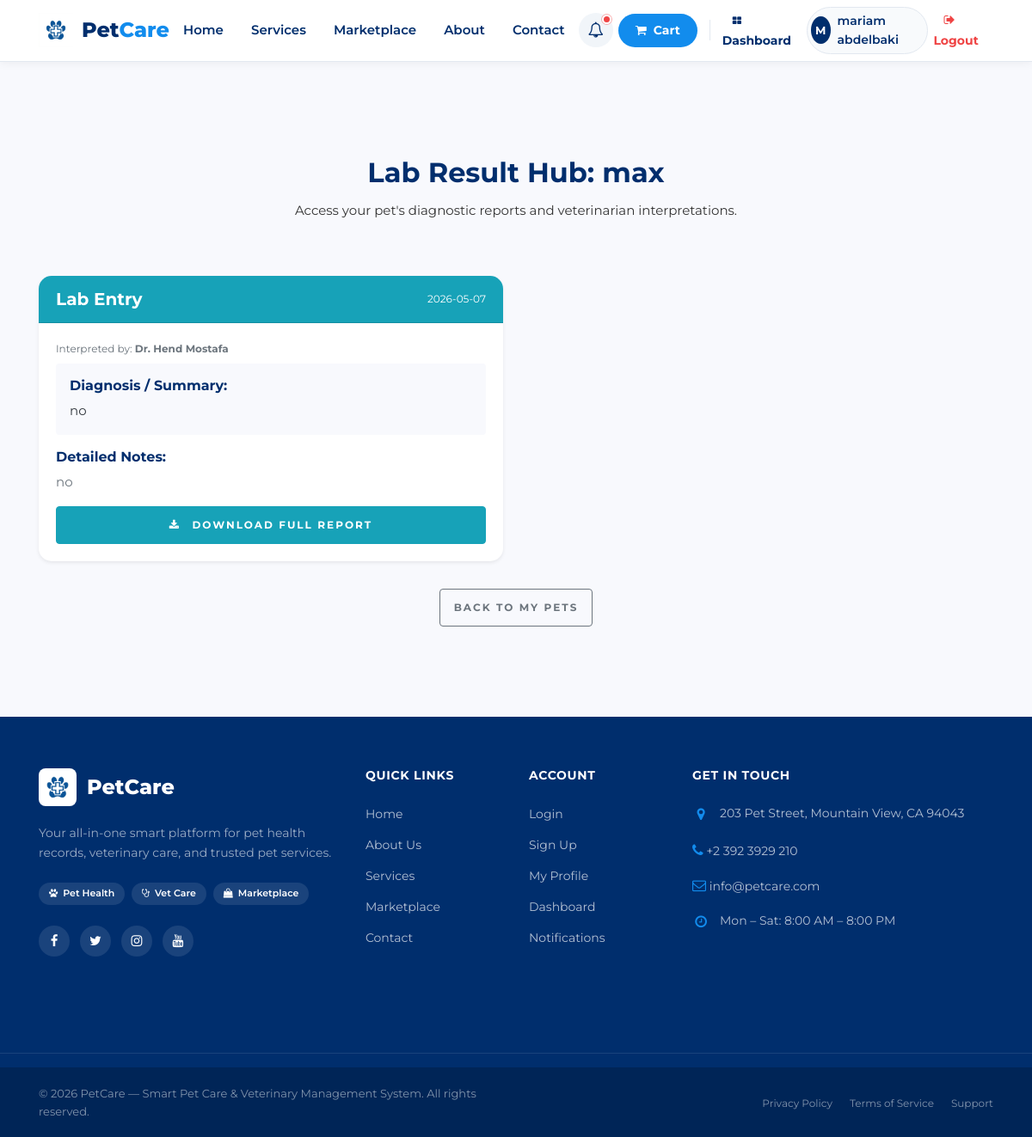
The app's page /petowner/labResults/8 (signed in) with its own data.
### tables this page shows
CREATE TABLE `pet` (
  `PetID` int(11) NOT NULL,
  `OwnerID` int(11) NOT NULL,
  `PetName` varchar(150) DEFAULT NULL,
  `Species` varchar(100) NOT NULL,
  `Age` int(11) DEFAULT NULL,
  `Gender` enum('Male','Female') DEFAULT NULL,
  `Weight` decimal(5,2) DEFAULT NULL,
  `Allergies` text DEFAULT NULL,
  `HandlingInstructions` text DEFAULT NULL,
  `BehaviorNotes` text DEFAULT NULL,
  `passport_ready` tinyint(1) DEFAULT 0
);

CREATE TABLE `medicalrecord` (
  `RecordID` int(11) NOT NULL,
  `PetID` int(11) NOT NULL,
  `VetID` int(11) DEFAULT NULL,
  `Diagnosis` text DEFAULT NULL,
  `RecordDate` date DEFAULT NULL,
  `Behavior` varchar(255) DEFAULT NULL,
  `LabNotes` text DEFAULT NULL,
  `LabFile` varchar(255) DEFAULT NULL
);

CREATE TABLE `veterinarian` (
  `VetID` int(11) NOT NULL,
  `Name` varchar(100) DEFAULT NULL,
  `Specialization` varchar(100) DEFAULT NULL,
  `LicenseNumber` varchar(50) NOT NULL
);

### App/Controllers/PetOwnerController.php (called while the page is built, shortened)
<?php
class PetOwnerController extends Controller
{
    private function verifyPetOwnership($petId, $redirectTo = 'petowner/pets')
    {
        $petModel = new Pet();
        $pet = $petModel->getPetById($petId);
        return $pet;
    }
    public function labResults($petId)
    {
        $pet = $this->verifyPetOwnership($petId);
        $medical = new MedicalRecord();
        $data['labResults'] = $medical->getLabResultsByPet($petId);
        $data['pet'] = $pet;
        $this->view('PetOwner/lab_results', $data);
    }
}

### App/Core/App.php (called while the page is built, shortened)
<?php
class App
{
    private $method     = 'index';
    public function splitUrl()
    {
        $url = $_GET['url'] ?? 'home';
        $url = rtrim($url, '/');
        $url = explode('/', $url);
        return $url;
    }
    public function run()
    {
        $url = $this->splitUrl();
        $controller = new $this->controller;
        if (! empty($url[1])) {
            if (method_exists($controller, $url[1])) {
                $this->method = $url[1];
            } else {
                require_once __DIR__ . '/../Controllers/Error404Controller.php';
                $this->controller = 'Error404Controller';
                $controller = new $this->controller;
                $this->method = 'index';
            }
        }
        $params = [];
if (count($url) > 2) {
    $params = array_slice($url, 2);
}
call_user_func_array(
    [$controller, $this->method],
    $params
);
    }
}

### Public/index.php (called while the page is built, shortened)
<?php
require '../App/Core/init.php';
$app = new App;
$app->run();

### App/Core/init.php (called while the page is built, shortened)
<?php
spl_autoload_register(function($classname){
    $paths = [
        "../App/Controllers/",
        "../App/Models/",
        "../App/Core/",
    ];
    foreach($paths as $path){
        $file = $path . $classname . ".php";
    }
});
require 'Database.php';
require 'App.php';

### App/models/Pet.php (called while the page is built, shortened)
<?php
class Pet
{
    public function getPetById($petId)
    {
        $query = "SELECT * FROM Pet WHERE PetID = :PetID";
        $result = $this->query($query, ['PetID' => $petId]);
        if ($result && is_array($result) && count($result) > 0) {
            return $result[0];
        }
        return false;
    }
}

### App/Core/Database.php (called while the page is built)
<?php
trait Database
{
    public function connect()
    {
        $string = "mysql:host=" . DBHOST . ";dbname=" . DBNAME . ";charset=utf8mb4";
        $options = [
            PDO::ATTR_ERRMODE            => PDO::ERRMODE_EXCEPTION,
            PDO::ATTR_DEFAULT_FETCH_MODE => PDO::FETCH_ASSOC,
        ];
        $connection = new PDO($string, DBUSER, DBPASS, $options);
        return $connection;
    }
    public function query($query, $data = [])
    {
        try {
            $stmt  = $this->connect()->prepare($query);
            $check = $stmt->execute($data);
            if ($check) {
                $result = $stmt->fetchAll(PDO::FETCH_ASSOC);
                if (is_array($result) && count($result) > 0) {
                    return $result;
                } else {
                    return $stmt->rowCount() > 0 ? true : false;
                }
            } else {
                return false;
            }
        } catch (PDOException $e) {
            error_log("DB Error: " . $e->getMessage());
            return false;
        }
    }
}

### App/models/MedicalRecord.php (called while the page is built, shortened)
<?php
class MedicalRecord
{
    public function getLabResultsByPet($petId)
    {
        $query = "SELECT mr.*, v.Name as VetName
                  FROM MedicalRecord mr
                  LEFT JOIN veterinarian v ON mr.VetID = v.VetID
                  WHERE mr.PetID = :PetID
                  AND (mr.LabFile IS NOT NULL OR mr.LabNotes IS NOT NULL)
                  ORDER BY mr.RecordDate DESC";
        return $this->query($query, ['PetID' => $petId]);
    }
}

### App/views/PetOwner/lab_results.php (the view, shortened to what this page needs)
<?php require __DIR__ . '/../layouts/header.php'; ?>
<?php require __DIR__ . '/../layouts/navbar.php'; ?>
<section class="ftco-section bg-light">
    <div class="container">
        <div class="row justify-content-center mb-5">
            <div class="col-md-7 text-center">
                <h2>Lab Result Hub: <?= htmlspecialchars($pet['PetName']) ?></h2>
                <p>Access your pet's diagnostic reports and veterinarian interpretations.</p>
            </div>
        </div>
        <div class="row">
            <?php if (!empty($labResults)): ?>
                <?php foreach ($labResults as $lab): ?>
                    <div class="col-md-6 mb-4">
                        <div class="card shadow-sm h-100 border-0" style="border-radius: 15px;">
                            <div class="card-header bg-info text-white d-flex justify-content-between align-items-center" style="border-radius: 15px 15px 0 0;">
                                <h5 class="mb-0 text-white">Lab Entry</h5>
                                <small><?= htmlspecialchars($lab['RecordDate']) ?></small>
                            </div>
                            <div class="card-body">
                                <p class="small text-muted mb-2">Interpreted by: <strong>Dr. <?= htmlspecialchars($lab['VetName']) ?></strong></p>
                                <div class="bg-light p-3 rounded mb-3">
                                    <h6 class="font-weight-bold">Diagnosis / Summary:</h6>
                                    <p class="mb-0 text-dark"><?= nl2br(htmlspecialchars($lab['Diagnosis'])) ?></p>
                                </div>
                                <?php if (!empty($lab['LabNotes'])): ?>
                                    <h6 class="font-weight-bold">Detailed Notes:</h6>
                                    <p class="text-muted"><?= nl2br(htmlspecialchars($lab['LabNotes'])) ?></p>
                                <?php endif; ?>
                                <?php if (!empty($lab['LabFile'])): ?>
                                    <a href="<?= ROOT ?>/uploads/lab_results/<?= $lab['LabFile'] ?>" target="_blank" class="btn btn-block btn-info">
                                        <i class="fa fa-download mr-2"></i> Download Full Report
                                    </a>
                                <?php endif; ?>
                            </div>
                        </div>
                    </div>
                <?php endforeach; ?>
            <?php endif; ?>
        </div>
        <?php if (!empty($labResults)): ?>
            <div class="mt-2 text-center">
                <a href="<?= ROOT ?>/petowner/pets" class="btn btn-outline-secondary">Back to My Pets</a>
            </div>
        <?php endif; ?>
    </div>
</section>
<?php require __DIR__ . '/../layouts/footer.php'; ?>

### Public/assets/CSS/profile.css (style rules this page uses)
:root { --profile-primary: #185FA5; --profile-secondary: #0C447C; --profile-bg: #f8fafc; --profile-white: #ffffff; --profile-border: rgba(0, 0, 0, 0.08); --profile-text: #1e293b; --profile-muted: #64748b; --profile-radius: 16px; --profile-shadow: 0 4px 6px -1px rgba(0, 0, 0, 0.1), 0 2px 4px -1px rgba(0, 0, 0, 0.06); }

### Public/assets/CSS/appointments.css (style rules this page uses)
.card { border-radius: 15px; border: none; }

### Public/assets/CSS/passport.css (style rules this page uses)
body { background: #f4f7f6; }

### Public/assets/CSS/home.css (style rules this page uses)
:root { --brand-primary: var(--chewy-blue); --brand-secondary: var(--chewy-navy); --brand-accent: var(--chewy-orange); --brand-bg: #f6f9fc; }

### Public/assets/CSS/error.css (style rules this page uses)
:root { --primary-blue: #185FA5; --soft-blue: #E3F2FD; --accent-orange: #FF8A65; --glass-bg: rgba(255, 255, 255, 0.85); }
body { background: linear-gradient(135deg, #f8f9fa 0%, #e9ecef 100%); min-height: 100vh; display: flex; flex-direction: column; }

### Public/assets/CSS/theme.css (style rules this page uses)
:root { --chewy-blue: #128ced; --chewy-navy: #002e6d; --chewy-orange: #ff9f00; --chewy-bg: #ffffff; --chewy-bg-alt: #f6f6f6; --chewy-text: #333333; --chewy-text-muted: #666666; --chewy-border: #e2e8f0; --chewy-radius: 12px; --chewy-radius-pill: 100px; --chewy-shadow: 0 4px 12px rgba(0, 0, 0, 0.05); }
body { font-family: 'Montserrat', -apple-system, BlinkMacSystemFont, "Segoe UI", Roboto, sans-serif; color: var(--chewy-text); background-color: var(--chewy-bg); line-height: 1.6; }
h1, h2, h3, h4, h5, h6 { color: var(--chewy-navy); font-weight: 700; }

### records on screen
pet: PetName "max"
medicalrecord: RecordDate "2026-05-07", VetID.Name "Hend Mostafa", Diagnosis "no", LabNotes "no"

### other values on screen
substr($_SESSION['username'], 0, 1) "M"
$_SESSION['username'] "mariam abdelbaki"
